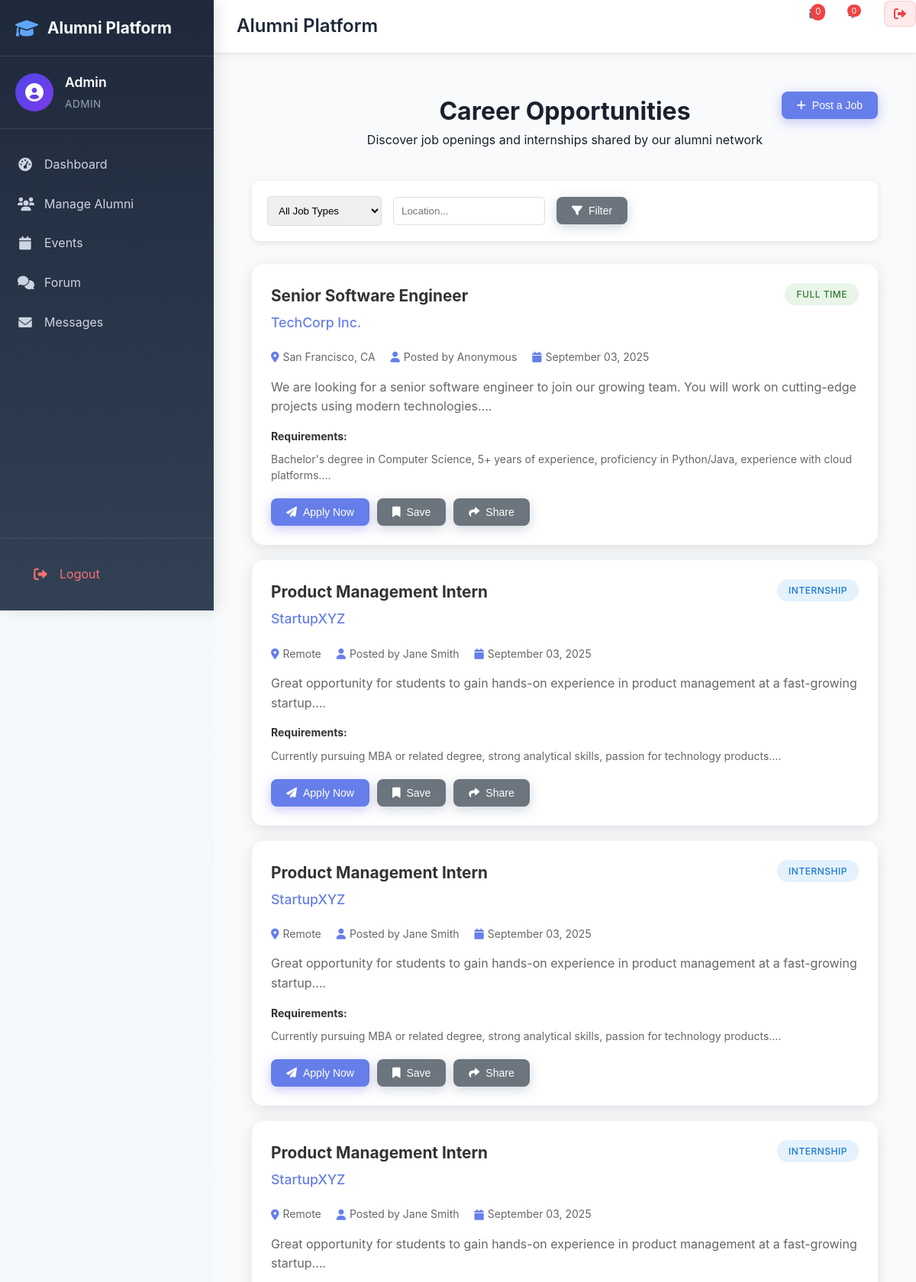
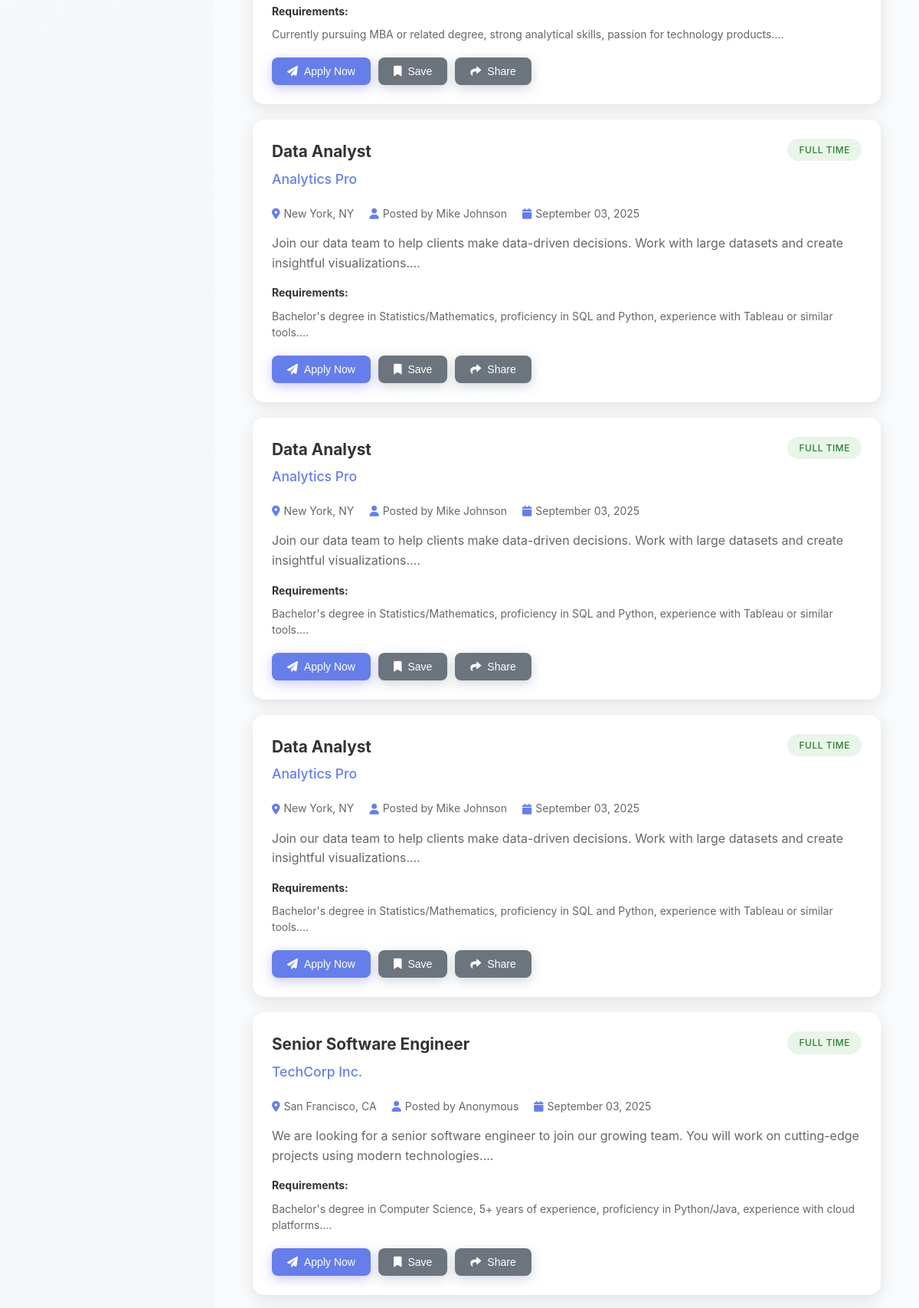
The page /jobs (signed in, upper part) on the database its author committed (2 pictures, top to bottom).
### tables this page shows
CREATE TABLE job_postings (
            id INTEGER PRIMARY KEY AUTOINCREMENT,
            title TEXT NOT NULL,
            company TEXT,
            location TEXT,
            job_type TEXT CHECK(job_type IN ('full-time', 'part-time', 'internship', 'contract')),
            description TEXT,
            requirements TEXT,
            posted_by INTEGER,
            created_at TIMESTAMP DEFAULT CURRENT_TIMESTAMP,
            FOREIGN KEY (posted_by) REFERENCES users(id)
        );

CREATE TABLE "alumni_profiles" (
            id INTEGER PRIMARY KEY AUTOINCREMENT,
            user_id INTEGER,
            name TEXT NOT NULL,
            batch_year INTEGER,
            department TEXT,
            current_job TEXT,
            company TEXT,
            location TEXT,
            achievements TEXT,
            profile_picture TEXT,
            cv_file TEXT,
            linkedin_url TEXT,
            privacy_level TEXT DEFAULT 'public' CHECK(privacy_level IN ('public', 'private')),
            available_for_mentorship INTEGER DEFAULT 0,
            created_at TIMESTAMP DEFAULT CURRENT_TIMESTAMP,
            FOREIGN KEY (user_id) REFERENCES users(id)
        );

### app.py (the view)
@app.route('/jobs')
def job_board():
    if 'user_id' not in session:
        return redirect(url_for('login'))
    job_type = request.args.get('type', '')
    location = request.args.get('location', '')
    query = """
        SELECT jp.*, ap.name as posted_by_name
        FROM job_postings jp
        LEFT JOIN alumni_profiles ap ON jp.posted_by = ap.user_id
        WHERE 1=1
    """
    params = []
    if job_type:
        query += " AND jp.job_type = ?"
        params.append(job_type)
    if location:
        query += " AND jp.location LIKE ?"
        params.append(f"%{location}%")
    query += " ORDER BY jp.created_at DESC"
    jobs = db.execute_query(query, params)
    return render_template('jobs/index.html', jobs=jobs,
                         selected_type=job_type,
                         selected_location=location)

### templates/jobs/index.html (shortened to what this page needs)
{% extends "base.html" %}
{% block content %}
<div class="jobs-container">
    <div class="jobs-header">
        <h1>Career Opportunities</h1>
        <p>Discover job openings and internships shared by our alumni network</p>
        <div class="header-actions">
            <button class="btn btn-primary" onclick="openModal('postJobModal')">
                <i class="fas fa-plus"></i> Post a Job
            </button>
        </div>
    </div>
    <div class="filters-section">
        <form method="GET" class="filters-form">
            <div class="filter-group">
                <select name="type" class="filter-select">
                    <option value="">All Job Types</option>
                </select>
            </div>
            <div class="filter-group">
                <input type="text" name="location" value="{{ selected_location }}" placeholder="Location..." class="filter-input">
            </div>
            <button type="submit" class="btn btn-secondary">
                <i class="fas fa-filter"></i> Filter
            </button>
        </form>
    </div>
    <div class="jobs-list">
        {% if jobs %}
            {% for job in jobs %}
            <div class="job-card">
                <div class="job-header">
                    <div class="job-title-section">
                        <h3>{{ job.title }}</h3>
                        <p class="company">{{ job.company }}</p>
                    </div>
                    <div class="job-type-badge {{ job.job_type }}">
                        {{ job.job_type.replace('-', ' ').title() }}
                    </div>
                </div>
                <div class="job-details">
                    <div class="job-meta">
                        <span><i class="fas fa-map-marker-alt"></i> {{ job.location }}</span>
                        <span><i class="fas fa-user"></i> Posted by {{ job.posted_by_name or 'Anonymous' }}</span>
                        <span><i class="fas fa-calendar"></i> {{ job.created_at.strftime('%B %d, %Y') }}</span>
                    </div>
                    <div class="job-description">
                        <p>{{ job.description[:200] }}...</p>
                    </div>
                    {% if job.requirements %}
                    <div class="job-requirements">
                        <h4>Requirements:</h4>
                        <p>{{ job.requirements[:150] }}...</p>
                    </div>
                    {% endif %}
                </div>
                <div class="job-actions">
                    <button class="btn btn-primary" onclick="applyForJob({{ job.id }})">
                        <i class="fas fa-paper-plane"></i> Apply Now
                    </button>
                    <button class="btn btn-secondary" onclick="saveJob({{ job.id }})">
                        <i class="fas fa-bookmark"></i> Save
                    </button>
                    <button class="btn btn-secondary" onclick="shareJob({{ job.id }})">
                        <i class="fas fa-share"></i> Share
                    </button>
                </div>
            </div>
            {% endfor %}
        {% endif %}
    </div>
</div>
{% endblock %}

### static/css/style.css (style rules this page uses)
* { margin: 0; padding: 0; box-sizing: border-box; }
body { font-family: 'Inter', 'Segoe UI', Tahoma, Geneva, Verdana, sans-serif; line-height: 1.6; color: #1a202c; background: linear-gradient(135deg, #f7fafc 0%, #edf2f7 100%); min-height: 100vh; }
.header-actions { margin-left: auto; display: flex; align-items: center; gap: 15px; }
.btn { display: inline-block; padding: 10px 20px; border: none; border-radius: 5px; text-decoration: none; cursor: pointer; font-size: 14px; font-weight: 500; transition: all 0.3s; text-align: center; }
.btn-primary { background: linear-gradient(135deg, #4f46e5 0%, #7c3aed 50%, #ec4899 100%); color: white; border: none; box-shadow: 0 4px 15px rgba(79, 70, 229, 0.3); }
.btn-secondary { background: linear-gradient(135deg, #64748b 0%, #475569 100%); color: white; box-shadow: 0 4px 15px rgba(100, 116, 139, 0.3); padding-top: 5px; }
.btn { display: inline-flex; align-items: center; gap: 8px; padding: 10px 20px; border: none; border-radius: 8px; font-size: 14px; font-weight: 500; text-decoration: none; cursor: pointer; transition: all 0.3s; text-align: center; justify-content: center; }
.btn-primary { background: #667eea; color: white; }
.btn-secondary { background: #6c757d; color: white; }

### templates/jobs/index.html (style rules this page uses)
.jobs-container { max-width: 1000px; margin: 0 auto; padding: 0 20px; }
.jobs-header { text-align: center; margin-bottom: 40px; position: relative; }
.header-actions { position: absolute; top: 0; right: 0; }
.filters-section { background: white; padding: 20px; border-radius: 10px; box-shadow: 0 2px 10px rgba(0,0,0,0.1); margin-bottom: 30px; }
.filters-form { display: flex; gap: 15px; align-items: center; flex-wrap: wrap; }
.filter-select, .filter-input { padding: 10px; border: 1px solid #ddd; border-radius: 5px; min-width: 150px; }
.jobs-list { display: flex; flex-direction: column; gap: 20px; }
.job-card { background: white; border-radius: 15px; padding: 25px; box-shadow: 0 5px 20px rgba(0,0,0,0.1); transition: transform 0.3s; }
.job-header { display: flex; justify-content: space-between; align-items: flex-start; margin-bottom: 20px; }
.job-title-section h3 { color: #333; margin-bottom: 5px; font-size: 1.3rem; }
.company { color: #667eea; font-weight: 500; font-size: 1.1rem; }
.job-type-badge { padding: 5px 15px; border-radius: 20px; font-size: 12px; font-weight: 500; text-transform: uppercase; letter-spacing: 0.5px; }
.job-type-badge.full-time { background: #e8f5e8; color: #2e7d32; }
.job-type-badge.internship { background: #e3f2fd; color: #1976d2; }
.job-meta { display: flex; gap: 20px; margin-bottom: 15px; flex-wrap: wrap; }
.job-meta span { color: #666; font-size: 14px; display: flex; align-items: center; gap: 5px; }
.job-meta i { color: #667eea; }
.job-description { margin-bottom: 15px; }
.job-description p { color: #666; line-height: 1.6; }
.job-requirements { margin-bottom: 20px; }
.job-requirements h4 { color: #333; margin-bottom: 8px; font-size: 14px; }
.job-requirements p { color: #666; font-size: 14px; line-height: 1.5; }
.job-actions { display: flex; gap: 10px; flex-wrap: wrap; }

### rows shown on the page
job_postings: title "Senior Software Engineer", company "TechCorp Inc.", job_type.replace "FULL TIME", location "San Francisco, CA", posted_by_name "Anonymous", created_at "September 03, 2025", description "We are looking for a senior software engineer to join our growing team. You will work on cutting-edge projects using modern technologies.", requirements "Bachelor's degree in Computer Science, 5+ years of experience, proficiency in Python/Java, experience with cloud platforms."
job_postings: title "Product Management Intern", company "StartupXYZ", job_type.replace "INTERNSHIP", location "Remote", name "Jane Smith", created_at "September 03, 2025", description "Great opportunity for students to gain hands-on experience in product management at a fast-growing startup.", requirements "Currently pursuing MBA or related degree, strong analytical skills, passion for technology products."
job_postings: title "Data Analyst", company "Analytics Pro", job_type.replace "FULL TIME", location "New York, NY", name "Mike Johnson", created_at "September 03, 2025", description "Join our data team to help clients make data-driven decisions. Work with large datasets and create insightful visualizations.", requirements "Bachelor's degree in Statistics/Mathematics, proficiency in SQL and Python, experience with Tableau or similar tools."
job_postings: title "Senior Software Engineer", company "TechCorp Inc.", job_type.replace "FULL TIME", location "San Francisco, CA", posted_by_name "Anonymous", created_at "September 03, 2025", description "We are looking for a senior software engineer to join our growing team. You will work on cutting-edge projects using modern technologies.", requirements "Bachelor's degree in Computer Science, 5+ years of experience, proficiency in Python/Java, experience with cloud platforms."

### other values the page prints
{{ session.email.split('@')[0].title() }} "Admin"
{{ session.role.title() }} "ADMIN"
